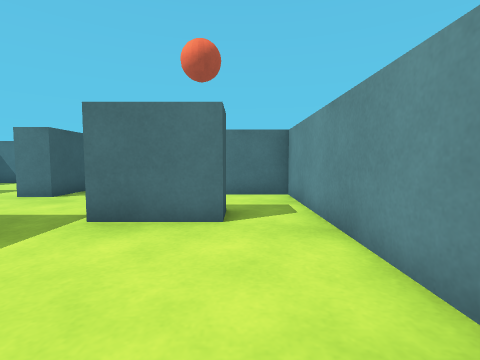
View 1 (above)

17 first-person views from a walk through a Unity game level. The camera is 0.51 m above the floor, tilts 4° down and sees 85° across. The floor is counted in squares, 0.5 m on a side. Each view is taken from the middle of a square. On the plan, view 1 faces up. The plan holds only what a view shows up to about 11 squares ahead; the rest is blank.

View 2
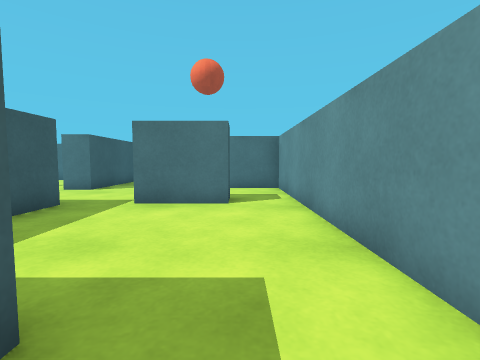

View 3
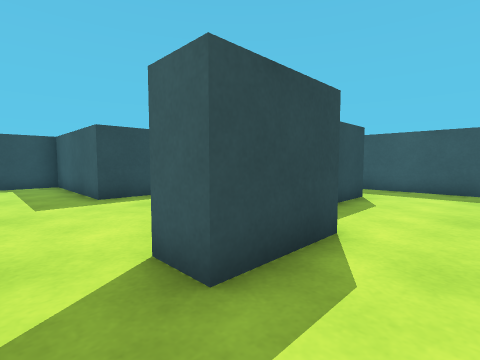

View 4
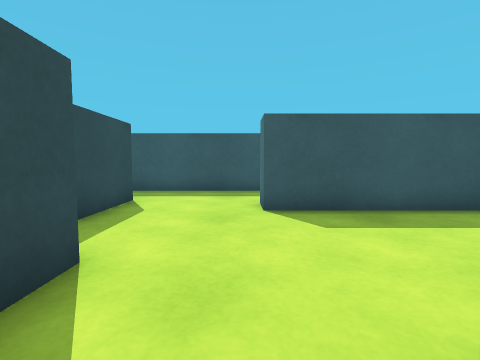

View 5
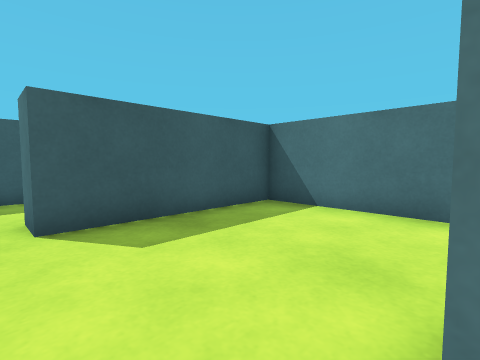

View 6
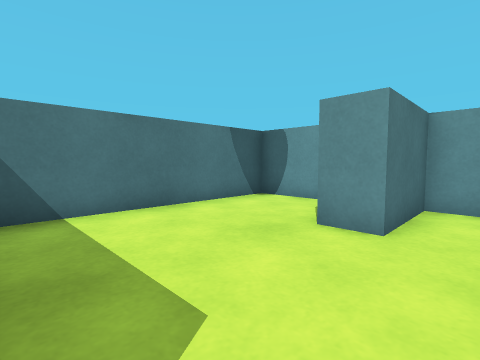

View 7
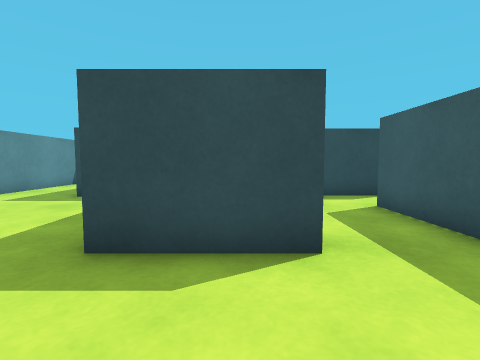

View 8
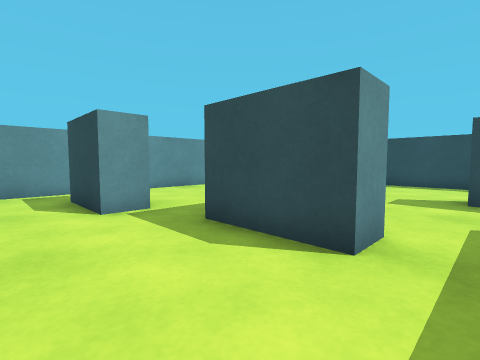

View 9
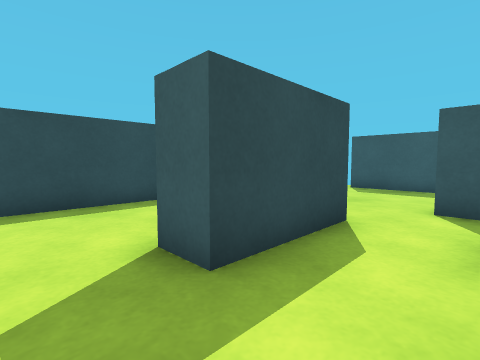

View 10
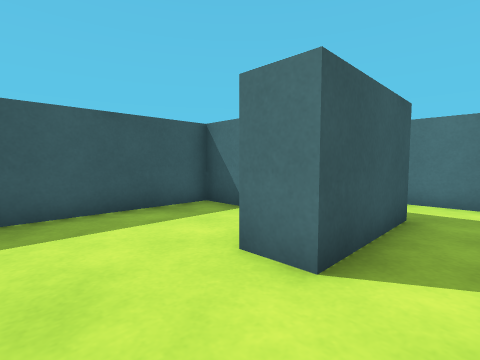

View 11
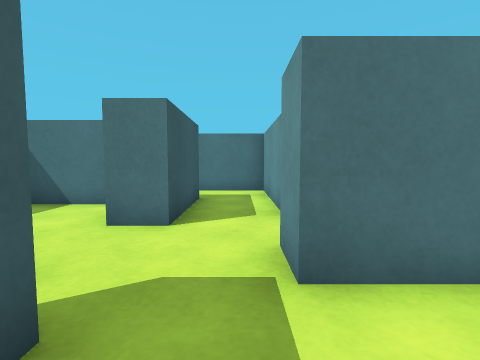

View 12
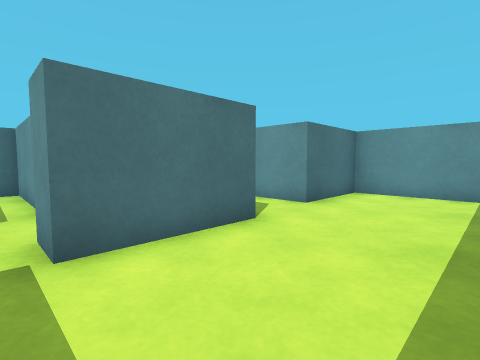

View 13
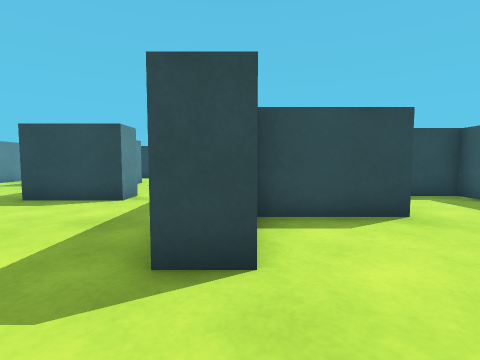

View 14
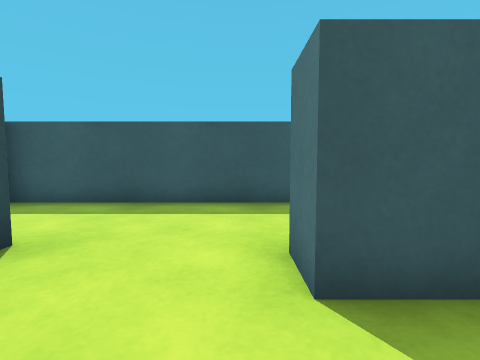

View 15
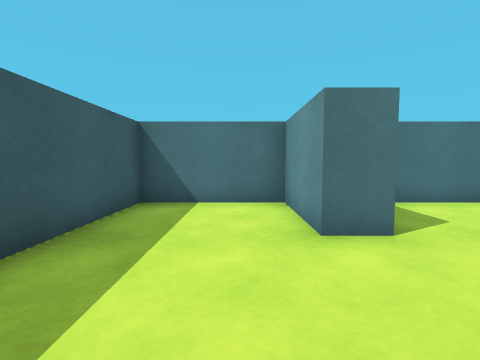

View 16
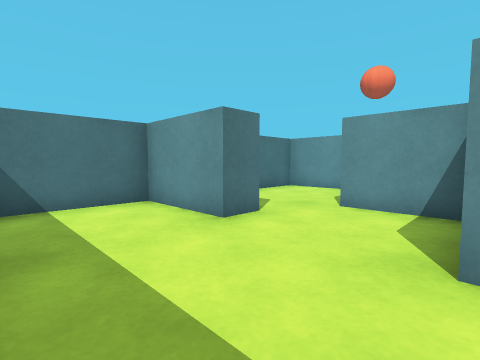

View 17
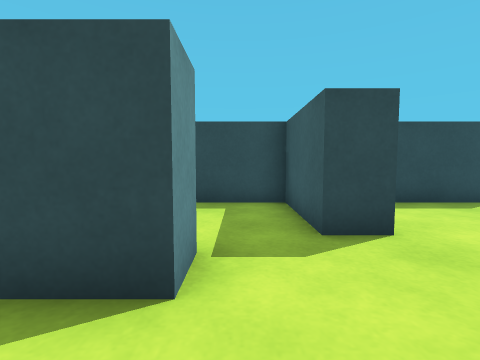

### Floor plan
Points are (right, up) in squares from view 1. A wall is a line through its corners. A room is listed if a view was taken in it or the views show most of it. See-through windows are left out.
Room 1 (views 1, 2, 3, 4, 5, 6, 7, 8, 9, 10, 11, 12, 17)
walls: (-5.4, 4.2) (-4.3, 4.2) (-4.3, 2.8); (-4.5, -1.6) (-5.3, -1.6) (-5.3, 0.1); (-1.2, -1.5) (-1.2, -5.5) (0.5, -5.5); (-9.2, 7.8) (-9.2, 1); (-2.2, -4.8) (-2.2, -1.5); (-14.1, 2.2) (-16.5, 2.2) (-16.5, -3.2); (1.5, -4.1) (1.5, 8.1); (-12.2, -5.5) (-4.9, -5.5); (1.5, 10.5) (1.5, 12.5) (-5.4, 12.5) (-5.4, 7.5) (-6.5, 7.5); (-17, -5.5) (-14.9, -5.5)
ways out: opening at (-11.5, 1.5) to room 2; opening at (-7.5, 8) to room 2
objects: block (-13, -5) to (-12, -3); block (-13, 0) to (-12, 3); block (-10, -2) to (-8, -1); block (-7, 3) to (-6, 4); block (-4, -1) to (-3, -1); block (-2, 4) to (0, 5); block (-1, 8) to (1, 9)
Room 2 (views 13, 14, 15, 16)
walls: (-12.8, 12.5) (-16.5, 12.5) (-16.5, 3.2) (-15, 3.2); (-6.4, 10.1) (-6.4, 12.1); (-10.2, 1.4) (-10.2, 8.6) (-9.1, 8.6); (-6.8, 12.5) (-10.1, 12.5)
ways out: opening at (-11.5, 1.5) to room 1; opening at (-7.5, 8) to room 1
objects: block (-13, 5) to (-11, 6); block (-13, 10) to (-12, 12)

Positions as (right, up) in squares from view 1, and headings:
1: (0, 0), facing up
2: (0, -2), facing up
3: (1, 7), facing down-left
4: (0, 7), facing left
5: (-1, 7), facing up-left
6: (-5, 7), facing up-right
7: (-6, 7), facing down
8: (-8, 7), facing down-right
9: (-6, 1), facing down-left
10: (-11, -2), facing up-left
11: (-11, -4), facing up
12: (-11, -5), facing up-right
13: (-10, 11), facing down
14: (-10, 9), facing left
15: (-14, 6), facing up
16: (-16, 6), facing up-right
17: (-11, 1), facing down
